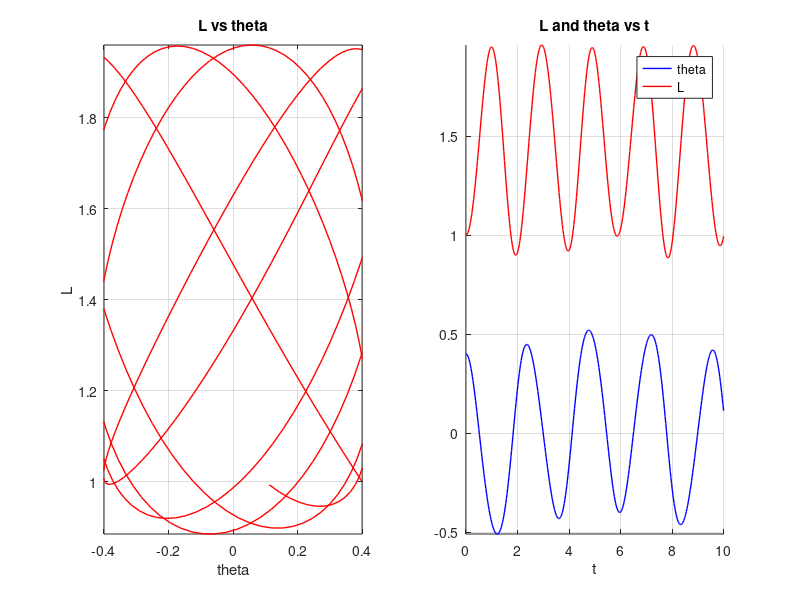
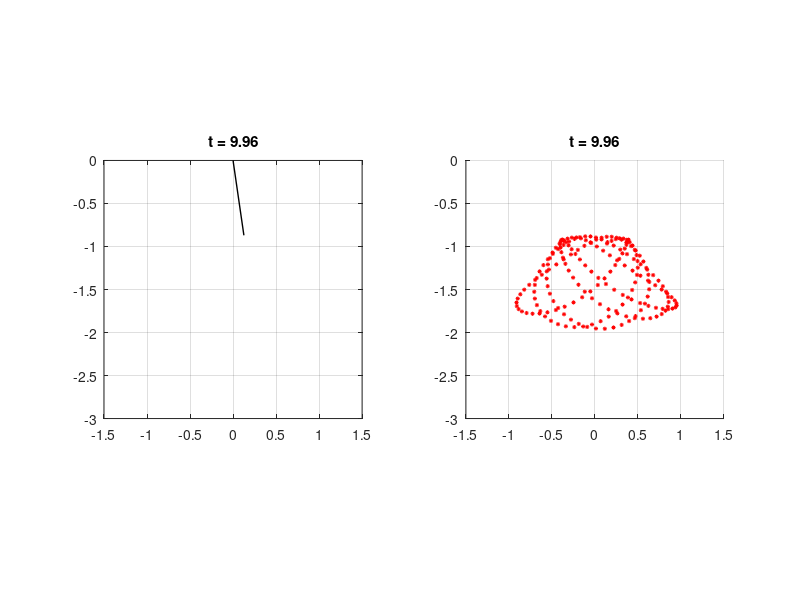

MATLAB code to generate these figures, in order:
clear all;
close all;
### Define Environment ####
global k = 10;  # spring constant
global g = 10;  # gravitatonal acceleration
global m = 1;   # mass of bob
# Define Initial conditions (Boundary Conditions) #
global l_ini     = 1;    # initial extent L is streched to
global l0        = 0.5;  # L0 the extention when m = 0
global theta_ini = 0.4;  # initial displacement of pendulum

## Simulation Control ##
global t_delta = 0.0001;  # accuracy (simulation in steps of delta t)
T_max          = 10;      # number of units of time to simulate

## plot controls ##
## Important note: this also affects the nuber of data points
## and thus also the "smoothness" of the plots
lim  = 1.5;  # the lim of the box containing the pendulum
FPS  = 20;   # frames per unit time
anim = 1;    # set to 1 if you want to animate pendulum

# keep FPS at least 10 to get decent graphs
# 20 is better but aslo slow to animate
###------------------------- begin script -------------------------##
# pendulum structure
global pendulum;

# set the acceleration values at this instant
function update_acceleration ()
	global pendulum;
	global g;
	global m;
	global k;
	global l0;

	pendulum.la      = g * cos(pendulum.theta) - k*(pendulum.l - l0) / m;
	pendulum.theta_a = - g * sin(pendulum.theta) / pendulum.l;
endfunction

# initialise pendulum structure
function initialise_pendulum ()
	global pendulum;
	global l_ini;
	global theta_ini

	pendulum.l  = l_ini;
	pendulum.lv = 0;
	pendulum.theta   = theta_ini;
	pendulum.theta_v = 0;

	update_acceleration();
endfunction

# update pendulum to values after a small time t_delta passes
function update_pendulum ()
	global pendulum;
	global t_delta;

	pendulum.lv += pendulum.la * t_delta;
	pendulum.l  += pendulum.lv * t_delta + pendulum.la * t_delta^2 / 2;

	pendulum.theta_v += pendulum.theta_a * t_delta;
	pendulum.theta   += pendulum.theta_v * t_delta + pendulum.theta_a * t_delta^2 / 2;

	update_acceleration();
endfunction

# counter for data collection
n   = uint64(1);
# counter for data spacing
cnt = uint64(0);

## space data according to a multiple of the number of frames required
# data frames per unit time
dfpm     = 2;
dfp_unit = dfpm * FPS;
# number of t_deltas between frames
tp = uint64(1 / dfp_unit / t_delta);

# Give error
if(tp > T_max / t_delta)
	printf("Error: tp cannot be greater than total simpulation points\n");
	return;
endif

# arrays to collect data
L_data(n)     = 0;
Theta_data(n) = 0;
t_data        = 0;

#initialise
initialise_pendulum();
#measure calculation time
tstart = clock();
# simulate/calculate
for t = 0:t_delta:T_max;

	if(!mod(cnt,tp))
		## collect data
		L_data(n)     = pendulum.l;
		Theta_data(n) = pendulum.theta;
		t_data(n)     = t;
		n++;
		cnt = uint64(1);
		printf("t = %0.2f\r",t);
	endif
	cnt++;

	update_pendulum();
endfor
disp("");
# print total execution time
exe_time = etime(clock(), tstart);
printf("Simulation Time\t= %f\n",exe_time);

## setup first figure
figure(1);
clf;
subplot(1,2,1);
cla;
subplot(1,2,2);
cla;

# plot 1 (l vs theta)
subplot(1,2,1);
plot(Theta_data, L_data,"-r" , "linewidth", 1);
axis([-theta_ini, theta_ini, min(L_data), max(L_data)]);
grid("on");
title("L vs theta");
xlabel("theta");
ylabel("L");
# plot 2 (l and theta vs t)
subplot(1,2,2);
hold "on";
plot(t_data, Theta_data, "-b", "linewidth", 1);
plot(t_data, L_data, "-r" , "linewidth", 1);
legend("theta","L");
axis([0, T_max, min(Theta_data), max(L_data)]);
grid("on");
title("L and theta vs t");
xlabel("t");

if (anim)
	## Set up plot
	figure(2);
	clf;
	subplot(1,2,1);
	cla;
	subplot(1,2,2);
	cla;

	X_data = L_data .* sin(Theta_data);
	Y_data = - L_data .* cos(Theta_data);

	# Measure animation time
	tstart = clock();
	#start Animation
	for m = 1:dfpm:--n;
		# plot 1 (visualisation of pendulum)
		subplot(1,2,1);
		h = quiver(0,0, X_data(m), Y_data(m), "k", "linewidth", 1);
		set(h, "maxheadsize", 0);
		axis([-lim, lim, -2*lim, 0], "equal");
		grid("on");
		title(sprintf("t = %0.2f",t_data(m)));
		# plot 2 (trajectory plot)
		subplot(1,2,2);
		hold "on";
		plot(X_data(m), Y_data(m), "*r", "markersize", 3);
		axis([-lim, lim, -2*lim, 0], "equal");
		grid("on");
		title(sprintf("t = %0.2f",t_data(m)));
		
		## exe_time itself id about 0.16 seconds
		# so time compensation is useless for any meaningful values of FPS
		pause(0);
	endfor
	# print total animation time
	exe_time = etime(clock(), tstart);
	printf("Animation Time\t= %f\n",exe_time);
endif
